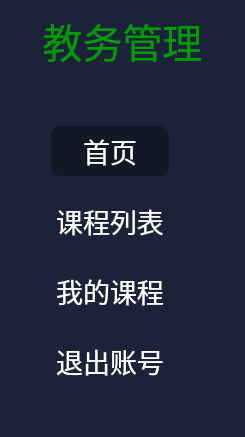
      <widget class="QWidget" name="widget" native="true">
       <property name="styleSheet">
        <string notr="true">background-color: rgb(27, 35, 56);</string>
       </property>
       <layout class="QHBoxLayout" name="horizontalLayout_4">
        <item>
         <layout class="QVBoxLayout" name="verticalLayout_3">
          <item>
           <layout class="QVBoxLayout" name="verticalLayout_2">
            <item>
             <widget class="QLabel" name="label">
              <property name="font">
               <font>
                <family>隶书</family>
                <pointsize>30</pointsize>
               </font>
              </property>
              <property name="styleSheet">
               <string notr="true">color: rgb(0, 157, 0);</string>
              </property>
              <property name="text">
               <string>教务管理</string>
              </property>
              <property name="alignment">
               <set>Qt::AlignCenter</set>
              </property>
             </widget>
            </item>
            <item>
             <layout class="QHBoxLayout" name="horizontalLayout_3">
              <item>
               <spacer name="horizontalSpacer">
                <property name="orientation">
                 <enum>Qt::Horizontal</enum>
                </property>
                <property name="sizeHint" stdset="0">
                 <size>
                  <width>40</width>
                  <height>20</height>
                 </size>
                </property>
               </spacer>
              </item>
              <item>
               <layout class="QVBoxLayout" name="verticalLayout">
                <property name="spacing">
                 <number>20</number>
                </property>
                <property name="topMargin">
                 <number>50</number>
                </property>
                <property name="rightMargin">
                 <number>25</number>
                </property>
                <item>
                 <widget class="QPushButton" name="pushButton">
                  <property name="font">
                   <font>
                    <family>隶书</family>
                    <pointsize>20</pointsize>
                   </font>
                  </property>
                  <property name="styleSheet">
                   <string notr="true">QPushButton{
	color: rgb(255, 255, 255);
	border-radius:10px;
	padding:5px
}
QPushButton:hover{
	background-color: rgb(56, 71, 115);
}
QPushButton:checked{
	background-color: #131827;
}</string>
                  </property>
                  <property name="text">
                   <string>首页</string>
                  </property>
                  <property name="checkable">
                   <bool>true</bool>
                  </property>
                  <property name="checked">
                   <bool>true</bool>
                  </property>
                  <property name="autoExclusive">
                   <bool>true</bool>
                  </property>
                 </widget>
                </item>
                <item>
                 <widget class="QPushButton" name="pushButton_2">
                  <property name="font">
                   <font>
                    <family>隶书</family>
                    <pointsize>20</pointsize>
                   </font>
                  </property>
                  <property name="styleSheet">
                   <string notr="true">QPushButton{
	color: rgb(255, 255, 255);
	border-radius:10px;
	padding:5px
}
QPushButton:hover{
	background-color: rgb(56, 71, 115);
}
QPushButton:checked{
	background-color: #131827;
}</string>
                  </property>
                  <property name="text">
                   <string>课程列表</string>
                  </property>
                  <property name="checkable">
                   <bool>true</bool>
                  </property>
                  <property name="autoExclusive">
                   <bool>true</bool>
                  </property>
                 </widget>
                </item>
                <item>
                 <widget class="QPushButton" name="pushButton_7">
                  <property name="font">
                   <font>
                    <family>隶书</family>
                    <pointsize>20</pointsize>
                   </font>
                  </property>
                  <property name="styleSheet">
                   <string notr="true">QPushButton{
	color: rgb(255, 255, 255);
	border-radius:10px;
	padding:5px
}
QPushButton:hover{
	background-color: rgb(56, 71, 115);
}
QPushButton:checked{
	background-color: #131827;
}</string>
                  </property>
                  <property name="text">
                   <string>我的课程</string>
                  </property>
                  <property name="checkable">
                   <bool>true</bool>
                  </property>
                  <property name="autoExclusive">
                   <bool>true</bool>
                  </property>
                 </widget>
                </item>
                <item>
                 <widget class="QPushButton" name="pushButton_6">
                  <property name="font">
                   <font>
                    <family>隶书</family>
                    <pointsize>20</pointsize>
                   </font>
                  </property>
                  <property name="styleSheet">
                   <string notr="true">QPushButton{
	color: rgb(255, 255, 255);
	border-radius:10px;
	padding:5px
}
QPushButton:hover{
	background-color: rgb(56, 71, 115);
}
QPushButton:checked{
	background-color: #131827;
}</string>
                  </property>
                  <property name="text">
                   <string>退出账号</string>
                  </property>
                  <property name="checkable">
                   <bool>true</bool>
                  </property>
                  <property name="autoRepeat">
                   <bool>false</bool>
                  </property>
                  <property name="autoExclusive">
                   <bool>true</bool>
                  </property>
                 </widget>
                </item>
               </layout>
              </item>
              <item>
               <spacer name="horizontalSpacer_2">
                <property name="orientation">
                 <enum>Qt::Horizontal</enum>
                </property>
                <property name="sizeHint" stdset="0">
                 <size>
                  <width>40</width>
                  <height>20</height>
                 </size>
                </property>
               </spacer>
              </item>
             </layout>
            </item>
           </layout>
          </item>
          <item>
           <spacer name="verticalSpacer">
            <property name="orientation">
             <enum>Qt::Vertical</enum>
            </property>
            <property name="sizeHint" stdset="0">
             <size>
              <width>20</width>
              <height>40</height>
             </size>
            </property>
           </spacer>
          </item>
         </layout>
        </item>
       </layout>
      </widget>
